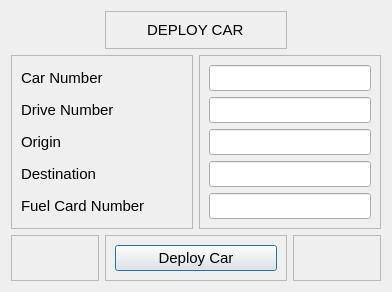
<?xml version="1.0" encoding="UTF-8"?>
<ui version="4.0">
 <class>deploycar</class>
 <widget class="QDialog" name="deploycar">
  <property name="geometry">
   <rect>
    <x>0</x>
    <y>0</y>
    <width>392</width>
    <height>278</height>
   </rect>
  </property>
  <property name="focusPolicy">
   <enum>Qt::StrongFocus</enum>
  </property>
  <property name="windowTitle">
   <string>Deploy Car</string>
  </property>
  <property name="styleSheet">
   <string notr="true">QLabel{
font-size:15px;
}
QLineEdit{
font-size:15px; 
}
QPushButton{
font-size:15px;
}</string>
  </property>
  <property name="modal">
   <bool>false</bool>
  </property>
  <layout class="QGridLayout" name="gridLayout_5">
   <item row="0" column="1" colspan="2">
    <widget class="QFrame" name="frame_3">
     <property name="frameShape">
      <enum>QFrame::StyledPanel</enum>
     </property>
     <property name="frameShadow">
      <enum>QFrame::Raised</enum>
     </property>
     <layout class="QGridLayout" name="gridLayout_3">
      <item row="0" column="0" alignment="Qt::AlignHCenter">
       <widget class="QLabel" name="label">
        <property name="text">
         <string>DEPLOY CAR</string>
        </property>
       </widget>
      </item>
     </layout>
    </widget>
   </item>
   <item row="1" column="0" colspan="2">
    <widget class="QFrame" name="frame">
     <property name="frameShape">
      <enum>QFrame::StyledPanel</enum>
     </property>
     <property name="frameShadow">
      <enum>QFrame::Raised</enum>
     </property>
     <layout class="QGridLayout" name="gridLayout">
      <item row="0" column="0">
       <widget class="QLabel" name="label_2">
        <property name="text">
         <string>Car Number</string>
        </property>
       </widget>
      </item>
      <item row="1" column="0">
       <widget class="QLabel" name="label_3">
        <property name="text">
         <string>Drive Number</string>
        </property>
       </widget>
      </item>
      <item row="2" column="0">
       <widget class="QLabel" name="label_4">
        <property name="text">
         <string>Origin</string>
        </property>
       </widget>
      </item>
      <item row="3" column="0">
       <widget class="QLabel" name="label_6">
        <property name="text">
         <string>Destination</string>
        </property>
       </widget>
      </item>
      <item row="4" column="0">
       <widget class="QLabel" name="label_5">
        <property name="text">
         <string>Fuel Card Number</string>
        </property>
       </widget>
      </item>
     </layout>
    </widget>
   </item>
   <item row="1" column="2" colspan="2">
    <widget class="QFrame" name="frame_2">
     <property name="frameShape">
      <enum>QFrame::StyledPanel</enum>
     </property>
     <property name="frameShadow">
      <enum>QFrame::Raised</enum>
     </property>
     <layout class="QGridLayout" name="gridLayout_2">
      <item row="4" column="0">
       <widget class="QLineEdit" name="fuelcardnumber"/>
      </item>
      <item row="0" column="0">
       <widget class="QLineEdit" name="licensenumber"/>
      </item>
      <item row="3" column="0">
       <widget class="QLineEdit" name="original"/>
      </item>
      <item row="2" column="0">
       <widget class="QLineEdit" name="orign"/>
      </item>
      <item row="1" column="0">
       <widget class="QLineEdit" name="driverid"/>
      </item>
     </layout>
    </widget>
   </item>
   <item row="2" column="0">
    <widget class="QFrame" name="frame_5">
     <property name="frameShape">
      <enum>QFrame::StyledPanel</enum>
     </property>
     <property name="frameShadow">
      <enum>QFrame::Raised</enum>
     </property>
    </widget>
   </item>
   <item row="2" column="1" colspan="2">
    <widget class="QFrame" name="frame_4">
     <property name="frameShape">
      <enum>QFrame::StyledPanel</enum>
     </property>
     <property name="frameShadow">
      <enum>QFrame::Raised</enum>
     </property>
     <layout class="QGridLayout" name="gridLayout_4">
      <item row="0" column="0">
       <widget class="QPushButton" name="deploycarbutton">
        <property name="text">
         <string>Deploy Car</string>
        </property>
       </widget>
      </item>
     </layout>
    </widget>
   </item>
   <item row="2" column="3">
    <widget class="QFrame" name="frame_6">
     <property name="frameShape">
      <enum>QFrame::StyledPanel</enum>
     </property>
     <property name="frameShadow">
      <enum>QFrame::Raised</enum>
     </property>
    </widget>
   </item>
  </layout>
 </widget>
 <tabstops>
  <tabstop>licensenumber</tabstop>
  <tabstop>driverid</tabstop>
  <tabstop>orign</tabstop>
  <tabstop>original</tabstop>
  <tabstop>fuelcardnumber</tabstop>
  <tabstop>deploycarbutton</tabstop>
 </tabstops>
 <resources/>
 <connections/>
</ui>
